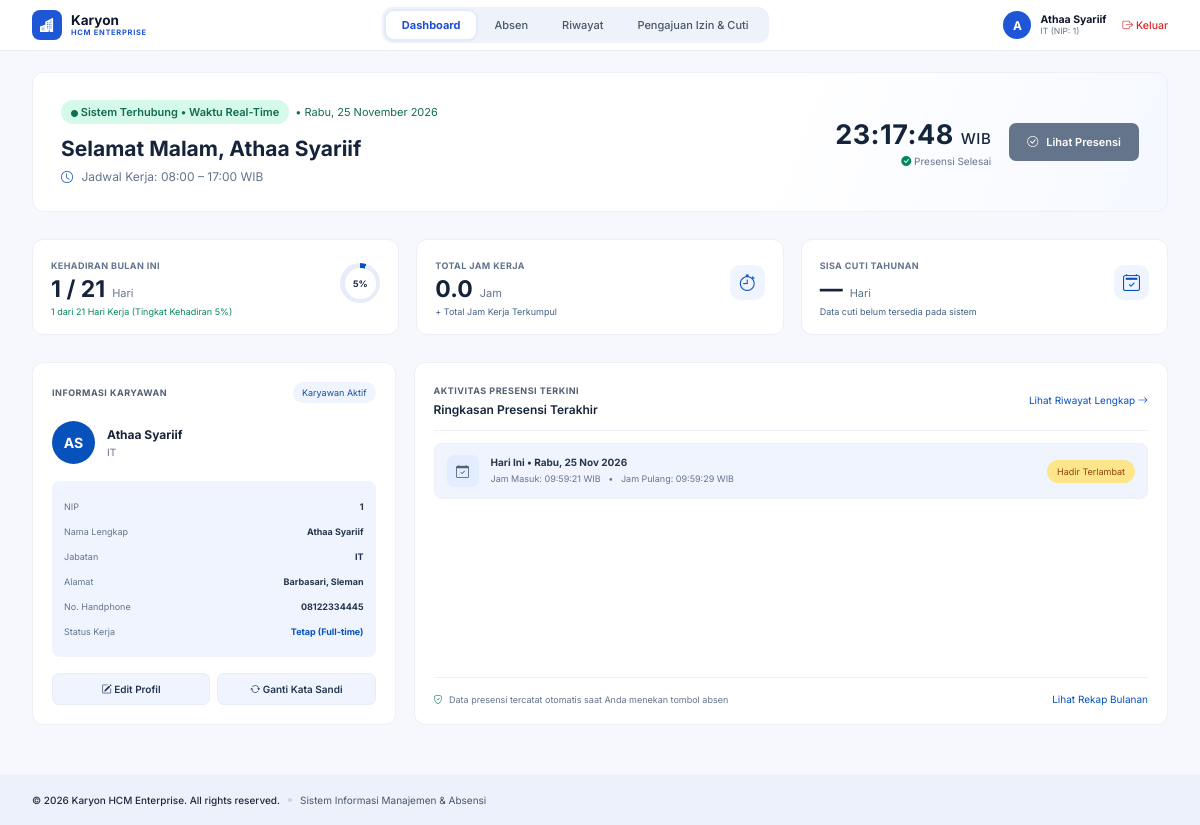
/karyawan/dashboard.php (signed in), run on the app's committed database.
### tables this page shows
CREATE TABLE `karyawan` (
  `id` int(11) NOT NULL,
  `nip` varchar(20) NOT NULL,
  `nama` varchar(100) NOT NULL,
  `jabatan_id` int(11) DEFAULT NULL,
  `no_hp` varchar(15) DEFAULT NULL,
  `alamat` text DEFAULT NULL
);

CREATE TABLE `jabatan` (
  `id` int(11) NOT NULL,
  `kode_jabatan` varchar(20) NOT NULL,
  `nama_jabatan` varchar(50) NOT NULL
);

CREATE TABLE `absensi` (
  `id` int(11) NOT NULL,
  `karyawan_id` int(11) NOT NULL,
  `tanggal` date NOT NULL,
  `jam_masuk` time DEFAULT NULL,
  `jam_pulang` time DEFAULT NULL,
  `status` enum('Hadir','Izin','Sakit','Alpha','Cuti') DEFAULT 'Hadir',
  `keterangan` varchar(255) DEFAULT NULL,
  `pengajuan_id` int(11) DEFAULT NULL
);

### includes/fungsi.php (called while the page is built, shortened)
<?php
function h($teks) {
    return htmlspecialchars($teks ?? '');
}
function terlambat($jam_masuk) {
    $batas = strtotime(JAM_MASUK) + (TOLERANSI_MENIT * 60);
    return strtotime($jam_masuk) > $batas;
}
function hari_kerja_antara($awal, $akhir) {
    $jumlah = 0;
    for ($t = strtotime($awal); $t <= strtotime($akhir); $t += 86400) {
        if ((int)date('N', $t) <= 5) $jumlah++;
    }
    return $jumlah;
}
function jam_kerja_teks() {
    return substr(JAM_MASUK, 0, 5) . ' &ndash; ' . substr(JAM_PULANG, 0, 5) . ' WIB';
}

### karyawan/dashboard.php (the view, shortened to what this page needs)
<?php
require_once '../auth/cek_session.php';
$karyawan_id = (int)$_SESSION['karyawan_id'];
$stmt = $conn->prepare("
    SELECT k.*, j.nama_jabatan
    FROM karyawan k
    LEFT JOIN jabatan j ON k.jabatan_id = j.id
    WHERE k.id = ?
");
$stmt->bind_param("i", $karyawan_id);
$stmt->execute();
$profil = $stmt->get_result()->fetch_assoc() ?: [];
$stmt = $conn->prepare("
    SELECT *
    FROM absensi
    WHERE karyawan_id = ? AND tanggal = CURDATE()
    LIMIT 1
");
$stmt->bind_param("i", $karyawan_id);
$stmt->execute();
$hari_ini = $stmt->get_result()->fetch_assoc();
$stmt = $conn->prepare("
    SELECT COUNT(*) AS n
    FROM absensi
    WHERE karyawan_id = ?
    AND status = 'Hadir'
    AND MONTH(tanggal) = MONTH(CURDATE())
    AND YEAR(tanggal) = YEAR(CURDATE())
");
$stmt->bind_param("i", $karyawan_id);
$stmt->execute();
$hadir = (int)$stmt->get_result()->fetch_assoc()['n'];
$stmt = $conn->prepare("
    SELECT COALESCE(
        SUM(TIME_TO_SEC(TIMEDIFF(jam_pulang, jam_masuk))), 0
    ) AS total_detik
    FROM absensi
    WHERE karyawan_id = ?
    AND MONTH(tanggal) = MONTH(CURDATE())
    AND YEAR(tanggal) = YEAR(CURDATE())
    AND jam_pulang IS NOT NULL
");
$stmt->bind_param("i", $karyawan_id);
$stmt->execute();
$detik = (int)$stmt->get_result()->fetch_assoc()['total_detik'];
$total_jam = number_format($detik / 3600, 1);
$stmt = $conn->prepare("
    SELECT tanggal, jam_masuk, jam_pulang, status, keterangan
    FROM absensi
    WHERE karyawan_id = ?
    ORDER BY tanggal DESC
    LIMIT 3
");
$stmt->bind_param("i", $karyawan_id);
$stmt->execute();
$terbaru = $stmt->get_result();
$nama = $profil['nama'] ?? $_SESSION['username'] ?? 'Karyawan';
$inisial = strtoupper(
    substr($nama, 0, 1) .
    (strpos($nama, ' ') !== false
        ? substr($nama, strpos($nama, ' ') + 1, 1)
        : '')
);
$nama_jabatan = $profil['nama_jabatan'] ?? 'Karyawan';
$nip = $profil['nip'] ?? '-';
$no_hp = $profil['no_hp'] ?? '-';
$target_hari = hari_kerja_antara(date('Y-m-01'), date('Y-m-t'));
$persentase = min(100, round(($hadir / $target_hari) * 100));
$jam_pulang = $hari_ini['jam_pulang'] ?? null;
if (!$hari_ini) {
    $status_tombol = 'masuk';
    $teks_tombol = 'Presensi Masuk';
} elseif ($hari_ini['status'] !== 'Hadir') {
    $status_tombol = 'selesai';
    $teks_tombol = 'Lihat Status';
} elseif ($jam_pulang === null) {
    $status_tombol = 'pulang';
    $teks_tombol = 'Presensi Pulang';
} else {
    $status_tombol = 'selesai';
    $teks_tombol = 'Lihat Presensi';
}
$hari_indonesia = [
    'Sunday' => 'Minggu', 'Monday' => 'Senin', 'Tuesday' => 'Selasa',
    'Wednesday' => 'Rabu', 'Thursday' => 'Kamis', 'Friday' => 'Jumat', 'Saturday' => 'Sabtu'
];
$bulan_indonesia = [
    1 => 'Januari', 2 => 'Februari', 3 => 'Maret', 4 => 'April',
    5 => 'Mei', 6 => 'Juni', 7 => 'Juli', 8 => 'Agustus',
    9 => 'September', 10 => 'Oktober', 11 => 'November', 12 => 'Desember'
];
function tanggalIndonesia($tanggal, $hari_indonesia, $bulan_indonesia) {
    $waktu = strtotime($tanggal);
    return $hari_indonesia[date('l', $waktu)] . ', ' .
           date('d', $waktu) . ' ' .
           $bulan_indonesia[(int)date('n', $waktu)] . ' ' .
           date('Y', $waktu);
}
function tanggalSingkat($tanggal, $hari_indonesia, $bulan_indonesia) {
    $waktu = strtotime($tanggal);
    return $hari_indonesia[date('l', $waktu)] . ', ' .
           date('d', $waktu) . ' ' .
           substr($bulan_indonesia[(int)date('n', $waktu)], 0, 3) .
           ' ' . date('Y', $waktu);
}
?>
<!DOCTYPE html>
<html lang="id">
<head>
<link href="https://cdn.jsdelivr.net/npm/bootstrap-icons@1.11.3/font/bootstrap-icons.css" rel="stylesheet">
</head>
<body>
<nav class="topbar">
  <a class="brand" href="dashboard.php">
    <span class="brand-logo"><i class="bi bi-buildings-fill"></i></span>
    <span><b>Karyon</b><small>HCM ENTERPRISE</small></span>
  </a>
  <div class="nav-pill">
    <a href="dashboard.php" class="active">Dashboard</a>
    <a href="absen.php">Absen</a>
    <a href="riwayat.php">Riwayat</a>
    <a href="pengajuan.php">Pengajuan Izin &amp; Cuti</a>
  </div>
  <div class="user-area">
    <div class="user">
      <span class="avatar"><?= h(strtoupper(mb_substr($nama, 0, 1))) ?></span>
      <div><b><?= h($nama) ?></b><small><?= h($nama_jabatan) ?> (NIP: <?= h($nip) ?>)</small></div>
    </div>
    <a class="logout" href="../auth/logout.php"><i class="bi bi-box-arrow-right"></i>Keluar</a>
  </div>
</nav>
<main class="main-wrap">
<div class="employee-dashboard">
    <section class="emp-welcome">
        <div>
            <div class="emp-online">
                <span class="online-badge"><i class="bi bi-circle-fill"></i> Sistem Terhubung • Waktu Real-Time</span>
                <span>• <?= tanggalIndonesia(date('Y-m-d'), $hari_indonesia, $bulan_indonesia) ?></span>
            </div>
            <h1>
                Selamat <?= (date('H') < 11 ? 'Pagi' : (date('H') < 15 ? 'Siang' : (date('H') < 18 ? 'Sore' : 'Malam'))) ?>,
                <?= h($nama) ?>
            </h1>
            <p><i class="bi bi-clock"></i> Jadwal Kerja: <?= jam_kerja_teks() ?></p>
        </div>
        <div class="welcome-action">
            <div class="welcome-right">
                <div class="welcome-clock" id="jam-dashboard">--:--:-- <small>WIB</small></div>
                <div class="welcome-status">
                    <?php if ($hari_ini && $hari_ini['status'] !== 'Hadir'): ?>
                        <i class="bi bi-info-circle-fill"></i> Hari Ini: <?= h($hari_ini['status']) ?>
                    <?php elseif ($hari_ini && $jam_pulang !== null): ?>
                        <i class="bi bi-check-circle-fill"></i> Presensi Selesai
                    <?php elseif ($hari_ini): ?>
                        <i class="bi bi-check-circle-fill"></i> Presensi Masuk: <?= h($hari_ini['jam_masuk']) ?> WIB
                    <?php else: ?>
                        <i class="bi bi-clock"></i> Status: Belum Presensi Masuk
                    <?php endif; ?>
                </div>
            </div>
            <a href="absen.php" class="emp-attendance-btn <?= $status_tombol === 'masuk' ? 'btn-masuk' : ($status_tombol === 'pulang' ? 'btn-pulang' : 'btn-selesai') ?>">
                <i class="bi <?= $status_tombol === 'masuk' ? 'bi-box-arrow-in-right' : ($status_tombol === 'pulang' ? 'bi-box-arrow-right' : 'bi-check-circle') ?>"></i>
                <?= $teks_tombol ?>
            </a>
        </div>
    </section>
    <section class="emp-stats">
        <article class="emp-stat">
            <small>KEHADIRAN BULAN INI</small>
            <div class="emp-stat-main"><strong><?= $hadir ?> / <?= $target_hari ?></strong><span>Hari</span></div>
            <p class="stat-green"><?= $hadir ?> dari <?= $target_hari ?> Hari Kerja (Tingkat Kehadiran <?= $persentase ?>%)</p>
            <div class="stat-circle"><span><?= $persentase ?>%</span></div>
        </article>
        <article class="emp-stat">
            <small>TOTAL JAM KERJA</small>
            <div class="emp-stat-main"><strong><?= $total_jam ?></strong><span>Jam</span></div>
            <p>+ Total Jam Kerja Terkumpul</p>
            <div class="stat-icon"><i class="bi bi-stopwatch"></i></div>
        </article>
        <article class="emp-stat">
            <small>SISA CUTI TAHUNAN</small>
            <div class="emp-stat-main"><strong>—</strong><span>Hari</span></div>
            <p>Data cuti belum tersedia pada sistem</p>
            <div class="stat-icon"><i class="bi bi-calendar2-check"></i></div>
        </article>
    </section>
    <section class="emp-columns">
        <article class="emp-card profile-card">
            <div class="emp-card-head">
                <b>INFORMASI KARYAWAN</b>
                <span class="status-pill">Karyawan Aktif</span>
            </div>
            <div class="profile-person">
                <div class="profile-avatar"><?= h($inisial) ?></div>
                <div>
                    <b><?= h($nama) ?></b>
                    <small><?= h($nama_jabatan) ?></small>
                </div>
            </div>
            <div class="profile-data">
                <div><span>NIP</span><b><?= h($nip) ?></b></div>
                <div><span>Nama Lengkap</span><b><?= h($nama) ?></b></div>
                <div><span>Jabatan</span><b><?= h($nama_jabatan) ?></b></div>
                <div><span>Alamat</span><b><?= h($profil['alamat'] ?? '-') ?></b></div>
                <div><span>No. Handphone</span><b><?= h($no_hp) ?></b></div>
                <div><span>Status Kerja</span><b class="blue-text">Tetap (Full-time)</b></div>
            </div>
            <div class="profile-buttons">
                <a href="profil.php"><i class="bi bi-pencil-square"></i> Edit Profil</a>
                <a href="ganti_password.php"><i class="bi bi-arrow-repeat"></i> Ganti Kata Sandi</a>
            </div>
        </article>
        <article class="emp-card activity-card">
            <div class="emp-card-head">
                <div>
                    <b>AKTIVITAS PRESENSI TERKINI</b>
                    <p>Ringkasan Presensi Terakhir</p>
                </div>
                <a href="riwayat.php">Lihat Riwayat Lengkap <i class="bi bi-arrow-right"></i></a>
            </div>
            <div class="activity-list">
                <?php if ($terbaru->num_rows > 0): ?>
                    <?php while ($r = $terbaru->fetch_assoc()): ?>
                        <?php
                        $tanggal_absen = date('Y-m-d', strtotime($r['tanggal']));
                        $is_today = ($tanggal_absen === date('Y-m-d'));
                        $bukan_hadir = ($r['status'] !== 'Hadir');
                        if ($bukan_hadir) {
                            $badge_text = $r['status'];
                            $badge_class = 'st-' . strtolower($r['status']);
                        } elseif ($r['jam_pulang'] !== null) {
                            $telat = $r['jam_masuk'] && terlambat($r['jam_masuk']);
                            $badge_text = $telat ? 'Hadir Terlambat' : 'Hadir Tepat Waktu';
                            $badge_class = $telat ? 'late' : 'done';
                        } elseif ($is_today) {
                            $badge_text = 'Aktif Bekerja';
                            $badge_class = 'working';
                        } else {
                            $badge_text = 'Menunggu Presensi';
                            $badge_class = 'waiting';
                        }
                        ?>
                        <div class="activity-row">
                            <span class="activity-icon"><i class="bi bi-calendar-check"></i></span>
                            <div class="activity-desc">
                                <b>
                                    <?= $is_today ? 'Hari Ini' : tanggalSingkat($r['tanggal'], $hari_indonesia, $bulan_indonesia) ?>
                                    <?= $is_today ? ' • ' . tanggalSingkat($r['tanggal'], $hari_indonesia, $bulan_indonesia) : '' ?>
                                </b>
                                <small>
                                    <?php if ($bukan_hadir): ?>
                                        Tidak ada jam masuk/pulang &nbsp; • &nbsp; Status: <?= h($r['status']) ?><?= !empty($r['keterangan']) ? ' &nbsp; • &nbsp; ' . h($r['keterangan']) : '' ?>
                                    <?php else: ?>
                                    Jam Masuk: <?= h($r['jam_masuk'] ?? '--:--:--') ?> WIB
                                    &nbsp; • &nbsp;
                                    <?php if ($r['jam_pulang'] !== null): ?>
                                        Jam Pulang: <?= h($r['jam_pulang']) ?> WIB
                                    <?php else: ?>
                                        Status: <?= $is_today ? 'Sedang Bertugas' : 'Belum Presensi Pulang' ?>
                                    <?php endif; ?>
                                    <?php endif; ?>
                                </small>
                            </div>
                            <span class="activity-badge <?= $badge_class ?>"><?= $badge_text ?></span>
                        </div>
                    <?php endwhile; ?>
                <?php else: ?>
                    <p class="empty-state">Belum ada aktivitas presensi.</p>
                <?php endif; ?>
            </div>
            <div class="activity-foot">
                <span><i class="bi bi-shield-check"></i> Data presensi tercatat otomatis saat Anda menekan tombol absen</span>
                <a href="riwayat.php">Lihat Rekap Bulanan</a>
            </div>
        </article>
    </section>
</div>
</main>
<footer class="site-footer">
  <b>© 2026 Karyon HCM Enterprise. All rights reserved.</b><i></i><span>Sistem Informasi Manajemen &amp; Absensi</span>
</footer>
</body>
</html>

### data on the page
karyawan: nama "A", nama "Athaa Syariif", jabatan.nama_jabatan "IT", nip "1", nama "AS", alamat "Barbasari, Sleman", no_hp "08122334445"
absensi: teks_tombol "Lihat Presensi", shows "Hari Ini", tanggal "Rabu, 25 Nov 2026", jam_masuk "09:59:21", jam_pulang "09:59:29", jam_masuk "Hadir Terlambat"

### other printed values
jam_kerja_teks() "08:00 – 17:00 WIB"
$hadir "1"
$target_hari "21"
$persentase "5"
$total_jam "0.0"
